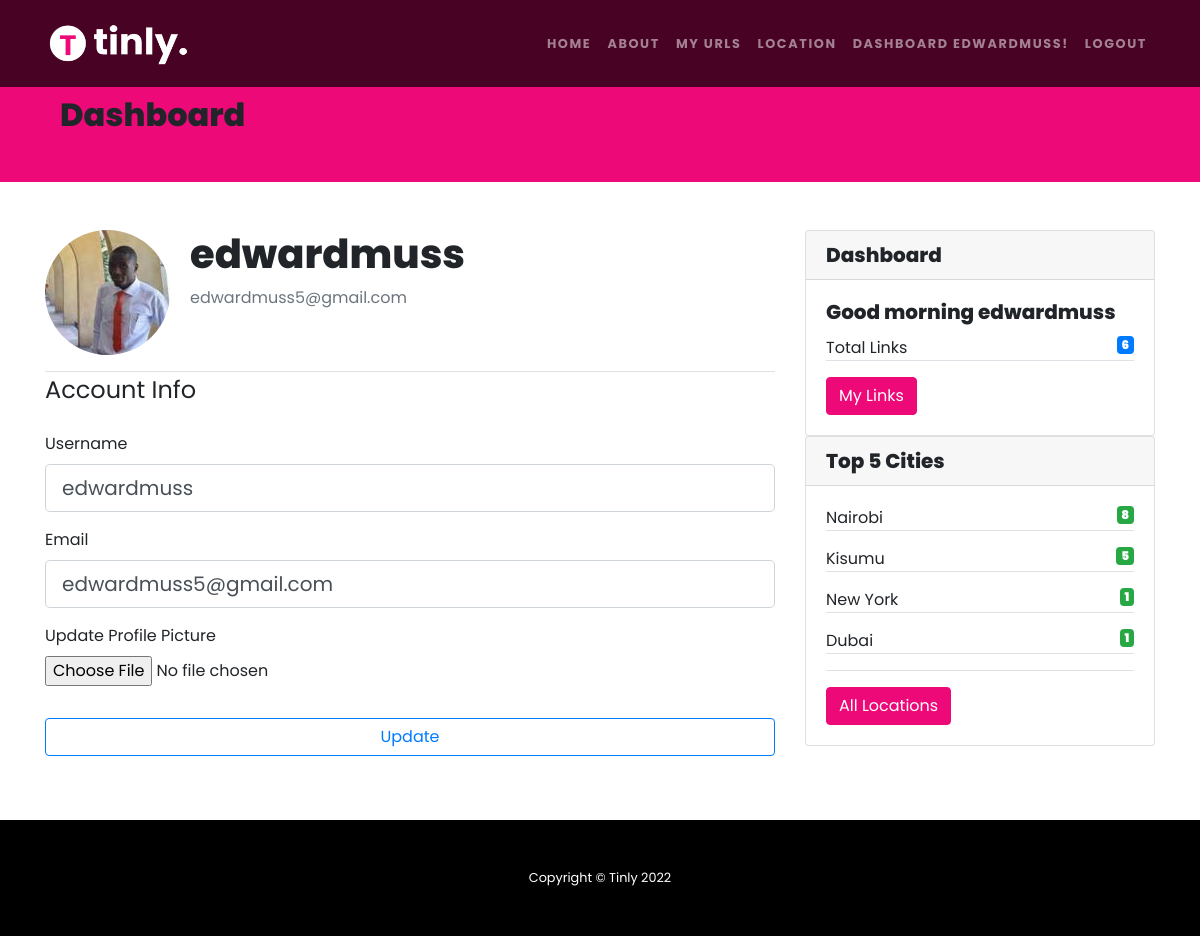
The page /dashboard (signed in) on the database its author committed.
### models/base_model.py (models this page shows, shortened)
class User(db.Model, UserMixin):
    id = db.Column(db.Integer, primary_key=True)
    username = db.Column(db.String(20), nullable=False, unique=True)
    email = db.Column(db.String(120), unique=True, nullable=False)
    image_file = db.Column(db.String(20), nullable=False, default='default.jpg')
    password = db.Column(db.String(80), nullable=False)
    created_at = db.Column(DateTime, default=datetime.datetime.now)
    updated_at = db.Column(DateTime, default=datetime.datetime.now, onupdate=datetime.datetime.now)

### core/routes/web.py (the view)
@app.route('/dashboard', methods=['GET', 'POST'])
@login_required
def dashboard():
    form = UpdateAccountForm()
    if form.validate_on_submit():
        if form.picture.data:
            picture_file = save_picture(form.picture.data)
            current_user.image_file = picture_file
        current_user.username = form.username.data
        current_user.email = form.email.data
        db.session.commit()
        flash('Your account has been updated!', 'success')
        return redirect(url_for('dashboard'))
    elif request.method == 'GET':
        form.username.data = current_user.username
        form.email.data = current_user.email
    image_file = url_for('static', filename='profile_pics/' + current_user.image_file)
    count = db.session.query(Urls).filter_by(user_id = current_user.id).count()
    greeting = fun_greetings()
    loc = db.session.query(Location.city, Location.country, db.func.count(Location.city).label('count')).join(Urls).filter_by(user_id = current_user.id).group_by(Location.city).order_by(func.count().desc()).limit(5)
    return render_template('dashboard.html', title='Account',
                           image_file=image_file, form=form, link_count=count, greeting=greeting, loc=loc)

### core/auth.py (shortened to what this page needs)
class UpdateAccountForm(FlaskForm):
    username = StringField('Username',
                           validators=[InputRequired(), Length(min=2, max=20)])
    email = StringField('Email',
                        validators=[InputRequired(), Email()])
    picture = FileField('Update Profile Picture', validators=[FileAllowed(['jpg', 'png'])])
    submit = SubmitField('Update')

### core/auth.py (called while the page is built)
@login_manager.user_loader
def load_user(user_id):
    return User.query.get(int(user_id))

### core/greetings.py (called while the page is built)
def fun_greetings():
    now = datetime.datetime.now()
    hour = now.hour
    if hour < 12:
        greeting = "Good morning"
    elif hour < 15:
        greeting = "Good afternoon"
    elif hour < 20:
        greeting = "Good evening"
    else:
        greeting = "Good night"
    return greeting

### core/templates/dashboard.html (shortened to what this page needs)
{% extends "base.html" %}
{% block content %}
    <div class="row bg-primary pt-5">
        <div class="container">
            <div class="col-md-12 mt-5 mb-5">
                <h2 class="">Dashboard</h2>
            </div>
        </div>
    </div>
    <div class="container mt-5 mb-5">
        <div class="row">
            <div class="col-md-8">
                <div class="content-section">
                    <div class="media">
                      <img class="rounded-circle account-img" src="{{ image_file }}">
                      <div class="media-body">
                        <h2 class="account-heading">{{ current_user.username }}</h2>
                        <p class="text-secondary">{{ current_user.email }}</p>
                      </div>
                    </div>
                      <form method="POST" action="" enctype="multipart/form-data">
                          <fieldset class="form-group">
                              <legend class="border-top mb-4">Account Info</legend>
                              <div class="form-group">
                                  {{ form.username.label(class="form-control-label") }}
                                  {% if form.username.errors %}
                                      {{ form.username(class="form-control form-control-lg is-invalid") }}
                                      <div class="invalid-feedback">
                                          {% for error in form.username.errors %}
                                              <span>{{ error }}</span>
                                          {% endfor %}
                                      </div>
                                  {% else %}
                                      {{ form.username(class="form-control form-control-lg") }}
                                  {% endif %}
                              </div>
                              <div class="form-group">
                                  {{ form.email.label(class="form-control-label") }}
                                  {% if form.email.errors %}
                                      {{ form.email(class="form-control form-control-lg is-invalid") }}
                                      <div class="invalid-feedback">
                                          {% for error in form.email.errors %}
                                              <span>{{ error }}</span>
                                          {% endfor %}
                                      </div>
                                  {% else %}
                                      {{ form.email(class="form-control form-control-lg") }}
                                  {% endif %}
                              </div>
                              <div class="form-group">
                                  {{ form.picture.label() }}
                                  {{ form.picture(class="form-control-file") }}
                              </div>
                          </fieldset>
                          <div class="form-group">
                              {{ form.submit(class="btn btn-outline-primary btn-block") }}
                          </div>
                      </form>
                  </div>
            </div>
            <div class="col-md-4">
                <div class="card">
                    <h5 class="card-header">Dashboard</h5>
                    <div class="card-body">
                      <h5 class="card-title">{{greeting+ ' ' + current_user.username }}</h5>
                      <p class="card-text border-bottom">Total Links <span class="pull-right badge badge-primary"><strong>{{ link_count }}</strong></span> </p>
                      <a href="{{ url_for('myurls', page_num=1) }}" class="btn btn-primary">My Links</a>
                    </div>
                  </div>
                  <div class="card">
                    <h5 class="card-header">Top 5 Cities</h5>
                    <div class="card-body">
                      {% for location in loc %}
                      <p class="card-text border-bottom">{{ location.city }}<span class="pull-right badge badge-success"><strong>{{ location.count }}</strong></span> </p>
                      {%endfor%}
                      <p class="card-text border-bottom"> </p>
                      <a href="{{ url_for('myurls', page_num=1) }}" class="btn btn-primary">All Locations</a>
                    </div>
                  </div>
            </div>
        </div>
    </div>
{% endblock %}

### core/templates/base.html (shortened to what this page needs)
<!DOCTYPE html>
<html lang="en">
<head>
    <link rel="stylesheet" href="https://stackpath.bootstrapcdn.com/bootstrap/4.5.2/css/bootstrap.min.css">
    <link href='https://cdnjs.cloudflare.com/ajax/libs/font-awesome/4.0.3/css/font-awesome.css' rel='stylesheet'>
	<link href="{{ url_for('static',filename='css/style.css') }}" rel="stylesheet">
</head>
<body oncontextmenu='return true' class='snippet-body'>
    <div class="main">
        <nav class="navbar navbar-expand-lg navbar-dark navbar-custom fixed-top">
            <div class="container">
                <a class="navbar-brand" href="{{ url_for('home')}}">
                    <img src="{{ url_for('static',filename='images/logo-light.png') }}" width="150" alt="logo">
                </a>
                <div class="collapse navbar-collapse" id="navbarResponsive">
                    <ul class="navbar-nav ml-auto">
                        <li class="nav-item">
                            <a class="nav-link" href="{{ url_for('home') }}">Home</a>
                        </li>
                        <li class="nav-item">
                            <a class="nav-link" href="{{ url_for('about') }}">About</a>
                        </li>
                        {% if current_user.is_authenticated %}
                            <li class="nav-item">
                                <a class="nav-link" href="{{ url_for('myurls', page_num=1) }}">My Urls</a>
                            </li>
                            <li class="nav-item">
                                <a class="nav-link" href="{{ url_for('locations') }}">Location</a>
                            </li>
                            <li class="nav-item">
                                <a class="nav-link" href="{{ url_for('dashboard') }}">Dashboard {{ current_user.username }}!</a>
                            </li>
                            <li class="nav-item">
                                <a class="nav-link" href="{{ url_for('logout') }}">Logout</a>
                            </li>
                        {% endif %}
                    </ul>
                </div>
            </div>
        </nav>
        {% block content%}
        {% endblock %}
    </div>
  <footer class="py-5 bg-black">
    <div class="container">
        <p class="m-0 text-center text-white small">Copyright &copy; Tinly {{ moment().format('YYYY') }}</p>
    </div>
</footer>
</body>
</html>

### static/css/style.css (style rules this page uses)
body { font-family: "Poppins"; margin: 0px; padding: 0px; position: absolute; width: 100%; height: 100vh; }
.main { display: flex; flex-direction: column; min-height: 90%; }
h1, h2, h3, h4, h5, h6 { font-family: "Poppins"; font-weight: 800 !important }
.bg-black { background-color: #000 !important }
.navbar-custom { padding-top: 1rem; padding-bottom: 1rem; background-color: rgba(0, 0, 0, .7) }
.navbar-custom .navbar-brand { text-transform: uppercase; font-size: 1rem; letter-spacing: .1rem; font-weight: 700 }
.navbar-custom .navbar-nav .nav-item .nav-link { text-transform: uppercase; font-size: .8rem; font-weight: 700; letter-spacing: .1rem }
.bg-primary { background-color: #ee0979 !important }
.btn-primary { background-color: #ee0979; border-color: #ee0979 }
.account-img { height: 125px; width: 125px; margin-right: 20px; margin-bottom: 16px; }
.account-heading { font-size: 2.5rem; }
footer { left: 0; bottom: 0; width: 100%; background-color: red; color: white; text-align: center; flex: 0 0 auto; }

### rows shown on the page
User: username "EDWARDMUSS", username "edwardmuss", email "edwardmuss5@gmail.com", username "Good morning edwardmuss"

### other values the page prints
{{ link_count }} "6"
{{ location.city }} "Nairobi" "Kisumu" "New York" "Dubai"
{{ location.count }} "8" "5" "1" "1"
{{ moment().format('YYYY') }} "2022"
